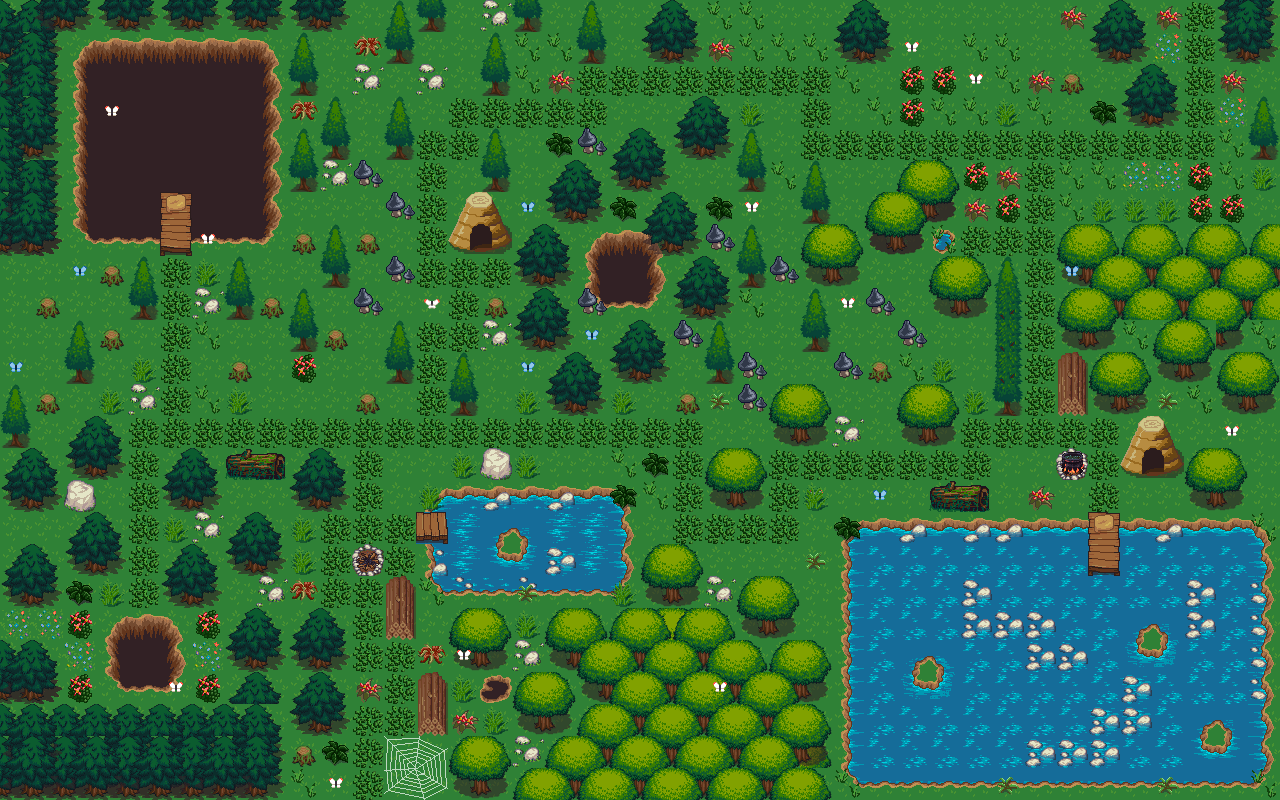

A level layout from a 2D game, rendered from its tile map. Below: a short description, then the map file with tile-grid data replaced by summaries:
An orthogonal 40x25 tile map with 32x32 px tiles, 4 tile layers (Tile Layer 1, Tile Layer 2, Tile Layer 3, Tile Layer 4), 2 tilesets.

<map version="1.2" tiledversion="1.3.3" orientation="orthogonal" renderorder="right-down" width="40" height="25" tilewidth="32" tileheight="32" infinite="0" nextlayerid="11" nextobjectid="1">
 <tileset firstgid="1" source="theone.tsx" />
 <tileset firstgid="193" source="forest_tiles.tsx" />
 <layer id="1" name="Tile Layer 1" width="40" height="25">
  <data>[1000 cells, 1000 non-empty, 3 distinct tile ids]</data>
 </layer>
 <layer id="2" name="Tile Layer 2" width="40" height="25">
  <data>[1000 cells, 431 non-empty, 71 distinct tile ids]</data>
 </layer>
 <layer id="3" name="Tile Layer 3" width="40" height="25">
  <data>[1000 cells, 265 non-empty, 42 distinct tile ids]</data>
 </layer>
 <layer id="4" name="Tile Layer 4" width="40" height="25">
  <data>[1000 cells, 357 non-empty, 48 distinct tile ids]</data>
 </layer>
</map>
